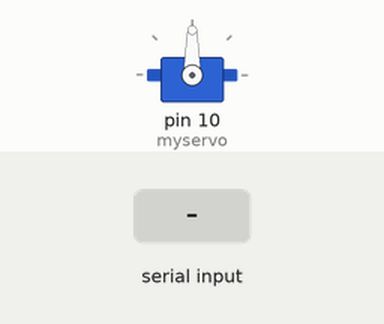
Simulated run of this sketch. Board: Arduino Uno, built with avr-gcc and run on an emulated ATmega328P. Shown: servo. Inputs (shaded band) come from the test bench. What the sketch prints to the serial monitor is not drawn.

Above: at 1.2 s.
1.3 s: "90,45\n" received over Serial
At 1.9 s:
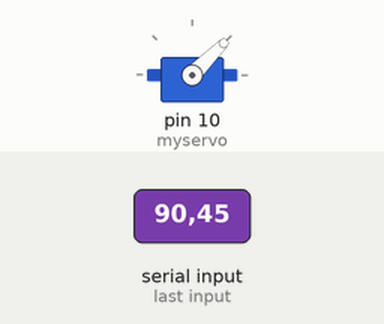
3.0 s: "30,150\n" received over Serial
At 4.4 s:
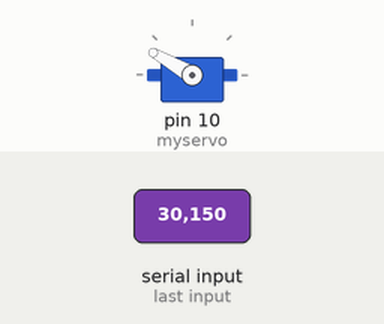
4.7 s: "101\n" received over Serial
At 5.6 s:
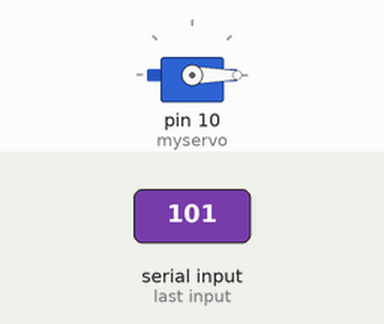
6.3 s: "200\n" received over Serial
At 6.8 s:
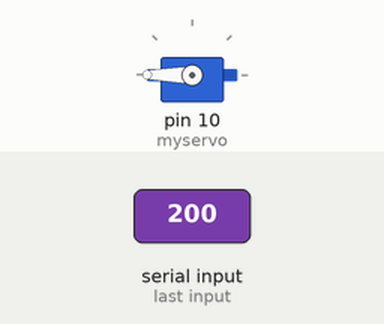
7.9 s: "90\n" received over Serial
At 9.3 s:
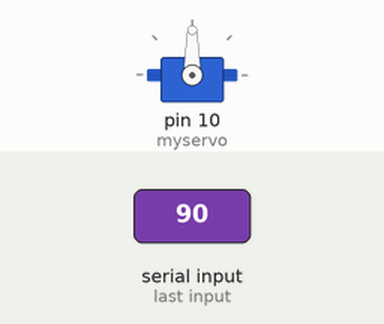
Timing chart, 0 to 10.5 s (numbered marks = the images above; inputs shaded):
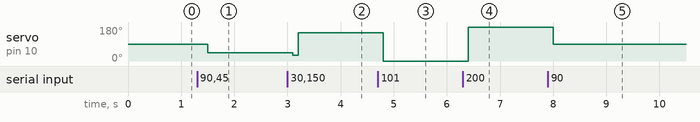

Measured:
- after the input at 1.3 s, servo on pin 10 (myservo): 90° → 45° after 0.20 s
- after the input at 3.0 s, servo on pin 10 (myservo): 45° → 30° after 0.10 s, → 150° 0.10 s later
- after the input at 4.7 s, servo on pin 10 (myservo): 150° → 0° after 0.10 s
- after the input at 6.3 s, servo on pin 10 (myservo): 0° → 180° after 0.10 s
- after the input at 7.9 s, servo on pin 10 (myservo): 180° → 90° after 0.10 s

The sketch:

turn.ino
```cpp
#include<Servo.h>

Servo myservo;
unsigned int angle;
void setup() {
  // put your setup code here, to run once:
  myservo.attach(10);
  Serial.begin(9600);
  Serial.print("Enter angle:");
}

void loop() {
  // put your main code here, to run repeatedly:
 while(Serial.available()==0){
  }
  delay(100);
  angle=Serial.parseInt();
  Serial.println(angle);
  if(angle==101){
  myservo.write(0);}
else if(angle>0)
 {
  myservo.write(angle);
 }
  Serial.print("Enter angle:");
}
```
